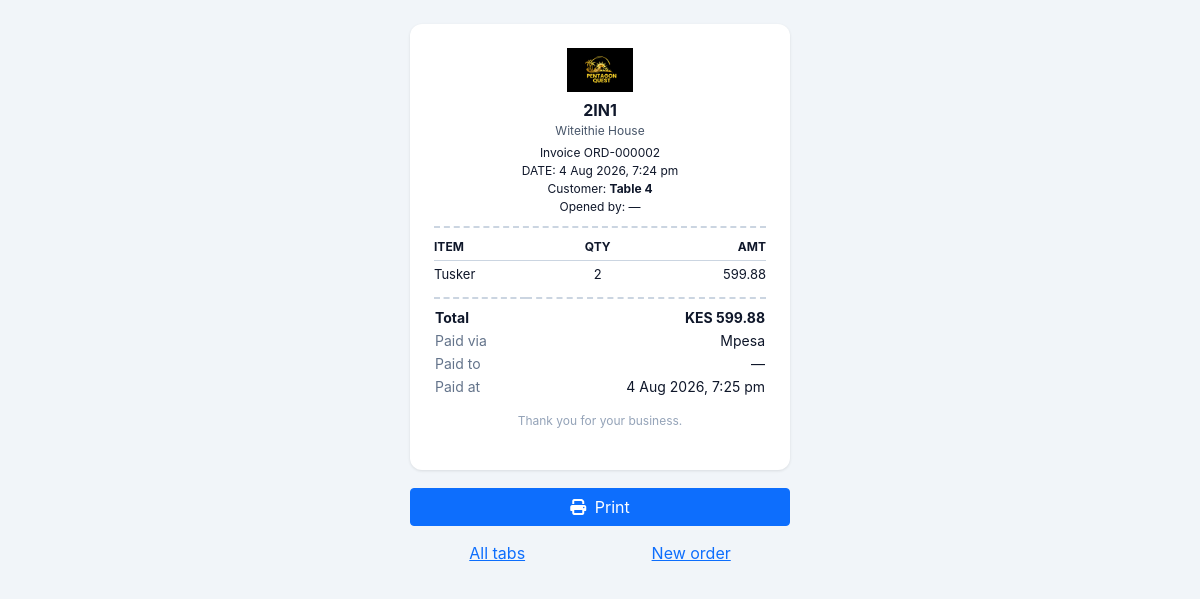
The app's page /public/staff/orders/receipt.php?id=2 (signed in) with its own data.
### tables this page shows
CREATE TABLE `tenants` (
  `id` int NOT NULL AUTO_INCREMENT,
  `name` varchar(150) NOT NULL,
  `slug` varchar(150) NOT NULL,
  `owner_user_id` int DEFAULT NULL,
  `status` enum('active','suspended','cancelled') NOT NULL DEFAULT 'active',
  `logo_path` varchar(255) DEFAULT NULL,
  `currency` varchar(8) NOT NULL DEFAULT 'KES',
  `phone` varchar(30) DEFAULT NULL,
  `address` varchar(255) DEFAULT NULL,
  `receipt_footer` varchar(255) DEFAULT NULL,
  `kra_pin` varchar(20) DEFAULT NULL,
  `created_at` datetime NOT NULL DEFAULT CURRENT_TIMESTAMP,
  `updated_at` datetime NOT NULL DEFAULT CURRENT_TIMESTAMP ON UPDATE CURRENT_TIMESTAMP,
  PRIMARY KEY (`id`),
  UNIQUE KEY `uq_tenant_slug` (`slug`),
  KEY `idx_tenant_status` (`status`)
);

CREATE TABLE `orders` (
  `id` int NOT NULL AUTO_INCREMENT,
  `tenant_id` int NOT NULL,
  `table_name` varchar(120) NOT NULL,
  `channel` enum('walkin','tab') NOT NULL DEFAULT 'tab',
  `opened_by` int NOT NULL,
  `receipt_number` varchar(32) NOT NULL,
  `status` enum('open','paid','void') NOT NULL DEFAULT 'open',
  `subtotal` decimal(12,2) NOT NULL DEFAULT '0.00',
  `total` decimal(12,2) NOT NULL DEFAULT '0.00',
  `payment_method` enum('cash','mpesa','split') DEFAULT NULL,
  `cash_amount` decimal(12,2) DEFAULT NULL,
  `mpesa_amount` decimal(12,2) DEFAULT NULL,
  `amount_tendered` decimal(12,2) DEFAULT NULL,
  `change_due` decimal(12,2) DEFAULT NULL,
  `paid_by` int DEFAULT NULL,
  `paid_at` datetime DEFAULT NULL,
  `created_at` datetime NOT NULL DEFAULT CURRENT_TIMESTAMP,
  `updated_at` datetime NOT NULL DEFAULT CURRENT_TIMESTAMP ON UPDATE CURRENT_TIMESTAMP,
  PRIMARY KEY (`id`),
  UNIQUE KEY `uq_order_receipt` (`tenant_id`,`receipt_number`),
  KEY `idx_order_tenant` (`tenant_id`),
  KEY `idx_order_status` (`tenant_id`,`status`)
);

CREATE TABLE `order_items` (
  `id` int NOT NULL AUTO_INCREMENT,
  `tenant_id` int NOT NULL,
  `order_id` int NOT NULL,
  `product_id` int DEFAULT NULL,
  `product_name` varchar(160) NOT NULL,
  `unit_price` decimal(12,2) NOT NULL,
  `quantity` decimal(12,2) NOT NULL,
  `line_total` decimal(12,2) NOT NULL,
  `added_by` int NOT NULL,
  `created_at` datetime NOT NULL DEFAULT CURRENT_TIMESTAMP,
  PRIMARY KEY (`id`),
  KEY `idx_orderitem_order` (`order_id`),
  KEY `idx_orderitem_tenant` (`tenant_id`)
);

### app/app.php (called while the page is built, shortened)
<?php
require_once __DIR__ . '/helpers/PathConfig.php';
spl_autoload_register(function ($class) {
    foreach (['Models\\' => '/app/models/', 'Controllers\\' => '/app/controllers/'] as $prefix => $dir) {
        if (strpos($class, $prefix) === 0) {
            $file = ROOT_PATH . $dir . substr($class, strlen($prefix)) . '.php';
            if (is_file($file)) { require_once $file; return; }
        }
    }
    foreach (['/app/helpers/', '/app/services/'] as $dir) {
        $file = ROOT_PATH . $dir . $class . '.php';
        if (is_file($file)) { require_once $file; return; }
    }
});

### app/helpers/TenantContext.php (called while the page is built, shortened)
<?php
class TenantContext
{
    private static ?int $tenantId = null;
    private static ?string $role  = null;
    public static function boot(): void
    {
        self::$tenantId = $_SESSION['tenant_id']    ?? null;
        self::$role     = $_SESSION['role']         ?? null;
    }
    public static function tenantId(): ?int { self::ensure(); return self::$tenantId; }
    public static function role(): ?string  { self::ensure(); return self::$role; }
}

### app/models/Model.php (called while the page is built, shortened)
<?php
abstract class Model
{
    protected PDO $db;
    protected string $table;
    protected bool $tenantScoped = true;
    protected string $tenantColumn = 'tenant_id';
    public function __construct(?PDO $db = null)
    {
        $this->db = $db ?? \Database::pdo();
    }
    protected function scopeTenantId(): ?int
    {
        if (!$this->tenantScoped) {
            return null;
        }
        $tid = \TenantContext::tenantId();
        return $tid;
    }
    public function find(int $id): ?array
    {
        $sql = "SELECT * FROM {$this->table} WHERE id = :id";
        $params = [':id' => $id];
        if (($tid = $this->scopeTenantId()) !== null) {
            $sql .= " AND {$this->tenantColumn} = :tid";
            $params[':tid'] = $tid;
        }
        $stmt = $this->db->prepare($sql);
        $stmt->execute($params);
        $row = $stmt->fetch();
        return $row ?: null;
    }
}

### app/helpers/Branding.php (called while the page is built, shortened)
<?php
class Branding
{
    public static function tenantLogo(?array $tenant): string
    {
        if ($tenant && !empty($tenant['logo_path'])) {
            return public_url(self::normalizeStoredPath($tenant['logo_path']));
        }
        return self::loginLogo();
    }
    private static function normalizeStoredPath(string $path): string
    {
        $path = ltrim($path, '/');
        if (strpos($path, 'public/') === 0) {
            $path = substr($path, strlen('public/'));
        }
        return $path;
    }
}

### app/helpers/PathConfig.php (called while the page is built, shortened)
<?php
if (!function_exists('public_url')) {
    function public_url(string $path = ''): string
    {
        $base = defined('BASE_URL') ? (string) BASE_URL : '/public';
        $base = rtrim($base, '/');
        $path = ltrim($path, '/');
        return $base === '' ? '/' . ($path !== '' ? $path : '') : $base . '/' . $path;
    }
}

### app/models/OrderModel.php (called while the page is built, shortened)
<?php
class OrderModel extends Model
{
    public function items(int $orderId): array
    {
        $tid = \TenantContext::tenantId();
        $stmt = $this->db->prepare('SELECT * FROM order_items WHERE order_id = ? AND tenant_id = ? ORDER BY id ASC');
        $stmt->execute([$orderId, $tid]);
        return $stmt->fetchAll();
    }
}

### public/staff/orders/receipt.php (the view, shortened to what this page needs)
<?php
require_once __DIR__ . '/../../../app/app.php';
$pdo = Database::pdo();
$O = new Models\OrderModel($pdo);
$id = (int) ($_GET['id'] ?? 0);
$order = $id > 0 ? $O->find($id) : null;
$items = $O->items($id);
$isWalkin = ($order['channel'] ?? 'tab') === 'walkin';
$tenant   = (new Models\TenantModel($pdo))->find(TenantContext::tenantId());
$shop     = $tenant['name'] ?? 'My Shop';
$logo     = Branding::tenantLogo($tenant);
$currency = $tenant['currency'] ?? 'KES';
$nameOf = function (?int $userId): string {
    if (!$userId) { return ''; }
    global $pdo;
    $s = $pdo->prepare('SELECT username FROM users WHERE id = ?');
    $s->execute([$userId]);
    return (string) ($s->fetchColumn() ?: '');
};
$openedBy = $nameOf((int) $order['opened_by']);
$paidBy   = $order['paid_by'] ? $nameOf((int) $order['paid_by']) : '';
function money($n) { global $currency; return $currency . ' ' . number_format((float) $n, 2); }
$isStaffViewer = TenantContext::role() === 'staff';
?>
<!DOCTYPE html>
<html lang="en">
<head>
<link href="https://cdn.jsdelivr.net/npm/bootstrap@5.1.3/dist/css/bootstrap.min.css" rel="stylesheet">
<link rel="stylesheet" href="https://cdnjs.cloudflare.com/ajax/libs/font-awesome/6.5.1/css/all.min.css">
</head>
<body>
  <div class="sheet" style="font-size:13px;color:#0f172a;">
    <div style="text-align:center;border-bottom:2px dashed #cbd5e1;padding-bottom:10px;margin-bottom:10px;">
      <?php if ($logo): ?><img src="<?php echo htmlspecialchars($logo); ?>" alt="" style="max-height:44px;max-width:160px;object-fit:contain;margin-bottom:6px;"><?php endif; ?>
      <div style="font-size:16px;font-weight:700;"><?php echo htmlspecialchars($shop); ?></div>
      <?php if (!empty($tenant['address'])): ?><div style="font-size:12px;color:#475569;"><?php echo htmlspecialchars($tenant['address']); ?></div><?php endif; ?>
      <div style="font-size:12px;margin-top:4px;"><?php echo $isWalkin ? 'Receipt' : 'Invoice'; ?> <?php echo htmlspecialchars($order['receipt_number']); ?></div>
      <div style="font-size:12px;">DATE: <?php echo htmlspecialchars(date('j M Y, g:i a', strtotime($order['created_at']))); ?></div>
      <?php if (!$isWalkin || $order['table_name'] !== 'Walk-in Customer'): ?>
      <div style="font-size:12px;"><?php echo $isWalkin ? 'Customer' : 'Customer'; ?>: <strong><?php echo htmlspecialchars($order['table_name']); ?></strong></div>
      <?php endif; ?>
      <div style="font-size:12px;"><?php echo $isWalkin ? 'Served by' : 'Opened by'; ?>: <?php echo htmlspecialchars($openedBy ?: '—'); ?></div>
    </div>
    <table style="width:100%;border-collapse:collapse;font-size:13px;">
      <tr style="border-bottom:1px solid #cbd5e1;">
        <th style="text-align:left;padding:0 4px 4px 0;font-size:12px;">ITEM</th>
        <th style="text-align:center;padding:0 4px 4px;font-size:12px;">QTY</th>
        <th style="text-align:right;padding:0 0 4px 4px;font-size:12px;">AMT</th>
      </tr>
      <?php foreach ($items as $it): ?>
      <tr>
        <td style="padding:4px 4px 4px 0;"><?php echo htmlspecialchars($it['product_name']); ?></td>
        <td style="padding:4px;text-align:center;"><?php echo rtrim(rtrim(number_format((float) $it['quantity'], 2), '0'), '.'); ?></td>
        <td style="padding:4px 0 4px 4px;text-align:right;"><?php echo number_format((float) $it['line_total'], 2); ?></td>
      </tr>
      <?php endforeach; ?>
    </table>
    <table style="width:100%;border-collapse:collapse;font-size:14px;border-top:2px dashed #cbd5e1;margin-top:8px;padding-top:8px;">
      <tr><td style="font-weight:700;padding-top:8px;">Total</td><td style="text-align:right;font-weight:700;padding-top:8px;"><?php echo money($order['total']); ?></td></tr>
      <?php if ($order['status'] === 'paid'): ?>
        <tr><td style="color:#64748b;">Paid via</td><td style="text-align:right;"><?php echo htmlspecialchars(ucfirst($order['payment_method'] ?? '')); ?></td></tr>
        <tr><td style="color:#64748b;">Paid to</td><td style="text-align:right;"><?php echo htmlspecialchars($paidBy ?: '—'); ?></td></tr>
        <tr><td style="color:#64748b;">Paid at</td><td style="text-align:right;"><?php echo htmlspecialchars(date('j M Y, g:i a', strtotime($order['paid_at']))); ?></td></tr>
      <?php elseif ($order['status'] === 'open'): ?>
        <tr><td colspan="2" style="padding-top:8px;color:#b45309;font-size:12px;">
          <?php echo $isWalkin ? 'Payment wasn\'t completed — finish it from Payments.' : 'Pay at reception or with your server.'; ?>
        </td></tr>
      <?php endif; ?>
    </table>
    <p style="text-align:center;font-size:12px;color:#94a3b8;margin-top:14px;"><?php echo htmlspecialchars($tenant['receipt_footer'] ?? '') ?: 'Thank you for your business.'; ?></p>
  </div>
  <div class="actions">
    <div class="d-flex gap-2 mb-2">
      <button onclick="window.print()" class="btn btn-primary flex-fill"><i class="fas fa-print me-1"></i> Print</button>
    </div>
    <?php if (!$isStaffViewer): ?>
    <div class="d-flex gap-2">
      <a href="<?php echo public_url('super/sales/'); ?>" class="btn btn-link flex-fill">Sales</a>
      <a href="<?php echo public_url('super/dashboard/'); ?>" class="btn btn-link flex-fill">Dashboard</a>
    </div>
    <?php else: ?>
    <div class="d-flex gap-2">
      <a href="<?php echo public_url('staff/orders/'); ?>" class="btn btn-link flex-fill">All tabs</a>
      <a href="<?php echo public_url('staff/orders/new.php'); ?>" class="btn btn-link flex-fill">New order</a>
    </div>
    <?php endif; ?>
  </div>
</body>
</html>

### public/staff/orders/receipt.php (style rules this page uses)
body { background:#f1f5f9;margin:0;padding:24px;font-family:-apple-system,'Segoe UI',Roboto,Arial,sans-serif; }
.sheet { background:#fff;max-width:380px;margin:0 auto 18px;border-radius:12px;box-shadow:0 1px 3px rgba(0,0,0,.1);padding:24px; }
.actions { max-width:380px;margin:0 auto; }

### records on screen
tenants: logo_path (picture), name "2IN1", address "Witeithie House", receipt_footer "Thank you for your business."
orders: receipt_number "ORD-000002", created_at "4 Aug 2026, 7:24 pm", table_name "Table 4", total.currency "KES 599.88", payment_method "Mpesa", paid_at "4 Aug 2026, 7:25 pm"
order_items: product_name "Tusker", quantity "2", line_total "599.88"

### other values on screen
$openedBy ?: '—' "—"
$paidBy ?: '—' "—"
